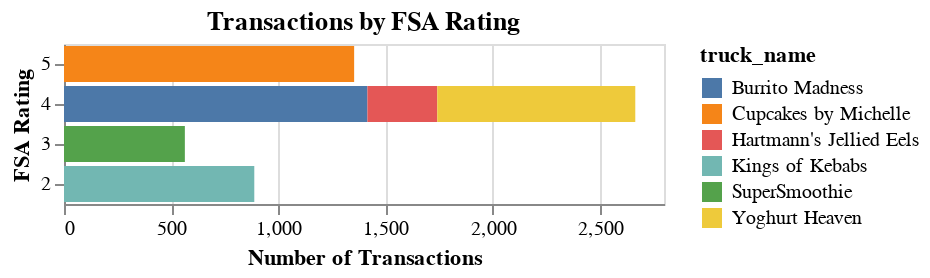

Notebook cell for this chart:
### Markdown cell above
### Does FSA rating have a correlation between a truck's sales?

### Code cell
transaction_fsa = truck_transactions.merge(
    truck_df[['truck_name', 'fsa_rating']],
    on='truck_name',
    how='left'
)

alt.Chart(transaction_fsa).mark_bar().encode(
    x=alt.X('transaction_count:Q', title='Number of Transactions'),
    y=alt.Y('fsa_rating:N', title='FSA Rating').sort('-y'),
    color='truck_name:N'
).properties(
    title='Transactions by FSA Rating'
)

### Figure 1 — Vega-Lite specification as saved in the notebook (floating-point values rounded to 4 significant figures)
{"config": {"view": {"continuousWidth": 300, "continuousHeight": 300}}, "data": {"name": "data-e89f4d4c449f726f65828ef8f222cbf4"}, "mark": {"type": "bar"}, "encoding": {"color": {"field": "truck_name", "type": "nominal"}, "x": {"field": "transaction_count", "title": "Number of Transactions", "type": "quantitative"}, "y": {"field": "fsa_rating", "sort": "-y", "title": "FSA Rating", "type": "nominal"}}, "title": "Transactions by FSA Rating", "$schema": "https://vega.github.io/schema/vega-lite/v6.1.0.json", "datasets": {"data-e89f4d4c449f726f65828ef8f222cbf4": [{"truck_name": "Burrito Madness", "transaction_count": 1416, "fsa_rating": 4}, {"truck_name": "Cupcakes by Michelle", "transaction_count": 1354, "fsa_rating": 5}, {"truck_name": "Hartmann's Jellied Eels", "transaction_count": 326, "fsa_rating": 4}, {"truck_name": "Kings of Kebabs", "transaction_count": 888, "fsa_rating": 2}, {"truck_name": "SuperSmoothie", "transaction_count": 564, "fsa_rating": 3}, {"truck_name": "Yoghurt Heaven", "transaction_count": 924, "fsa_rating": 4}]}}
